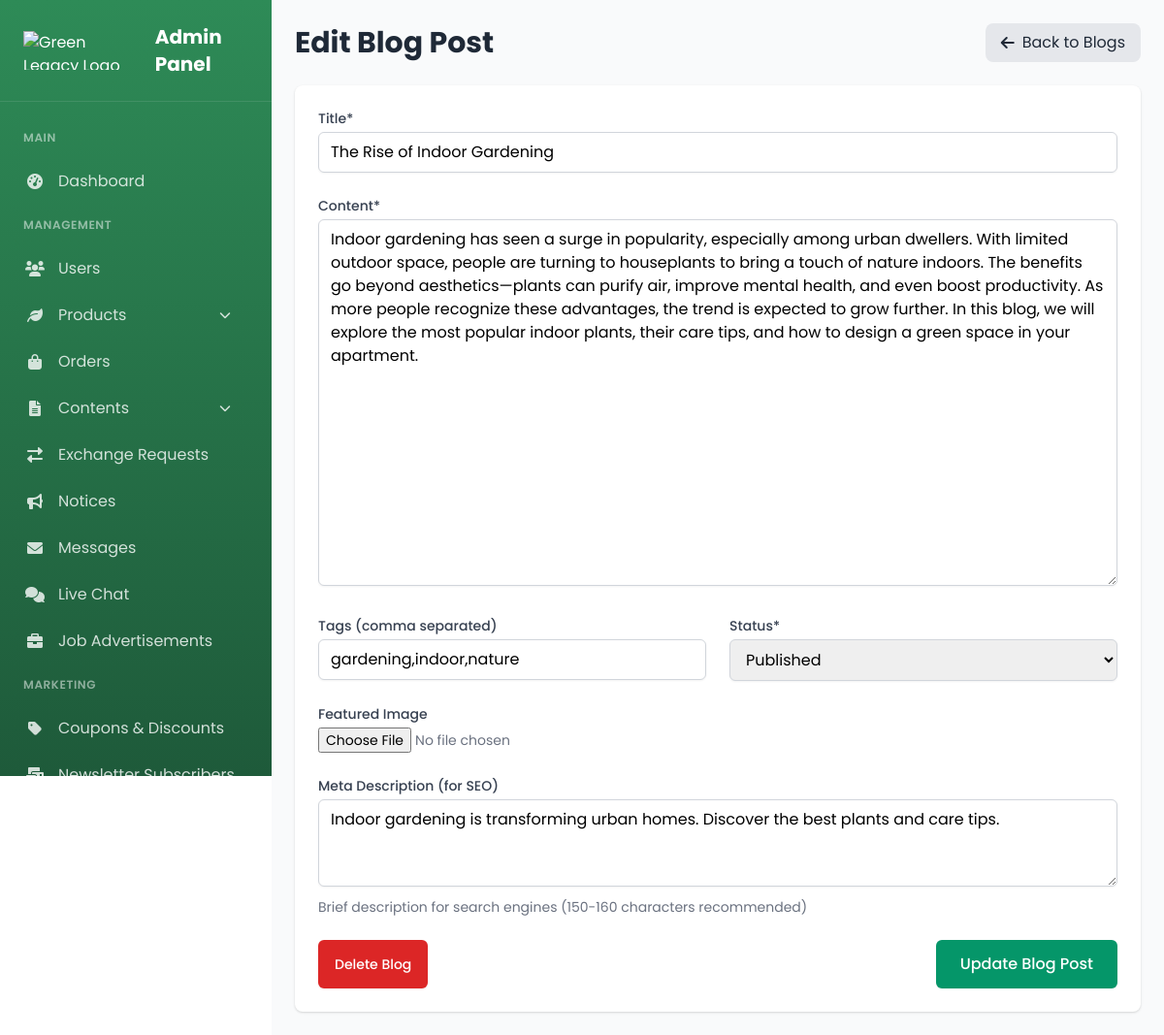
The page /admin_edit_blog.php?id=22 (signed in) on the database its author committed.
### tables this page shows
CREATE TABLE `blogs` (
  `id` int(11) NOT NULL,
  `title` varchar(255) NOT NULL,
  `content` longtext NOT NULL,
  `author_id` int(11) NOT NULL,
  `tags` varchar(255) DEFAULT NULL,
  `featured_image` varchar(255) DEFAULT NULL,
  `meta_description` varchar(160) DEFAULT NULL,
  `status` enum('draft','pending','published','rejected') NOT NULL DEFAULT 'draft',
  `created_at` timestamp NOT NULL DEFAULT current_timestamp(),
  `updated_at` timestamp NOT NULL DEFAULT current_timestamp() ON UPDATE current_timestamp(),
  `published_at` datetime DEFAULT NULL,
  `approved_by` int(11) DEFAULT NULL
);

### admin_edit_blog.php (the view, shortened to what this page needs)
<?php
require_once 'db_connect.php';
$blog_id = $_GET['id'];
$stmt = $conn->prepare("SELECT * FROM blogs WHERE id = ?");
$stmt->bind_param("i", $blog_id);
$stmt->execute();
$result = $stmt->get_result();
$blog = $result->fetch_assoc();
?>
<?php include 'admin_sidebar.php'; ?>
<div class="main-content">
    <div class="ml-0 lg:ml-[280px] min-h-screen bg-gray-50">
        <div class="p-6">
            <div class="flex justify-between items-center mb-6">
                <h1 class="text-3xl font-bold text-gray-800">Edit Blog Post</h1>
                <a href="admin_blogs.php" class="bg-gray-200 hover:bg-gray-300 text-gray-800 px-4 py-2 rounded-lg flex items-center">
                    <i class="fas fa-arrow-left mr-2"></i> Back to Blogs
                </a>
            </div>
            <div class="bg-white rounded-lg shadow overflow-hidden p-6">
                <form action="admin_edit_blog.php?id=<?php echo $blog_id; ?>" method="POST" enctype="multipart/form-data">
                    <div class="mb-6">
                        <label for="title" class="block text-sm font-medium text-gray-700 mb-1">Title*</label>
                        <input type="text" id="title" name="title" required
                            value="<?php echo htmlspecialchars($blog['title']); ?>"
                            class="w-full px-3 py-2 border border-gray-300 rounded-md shadow-sm focus:outline-none focus:ring-green-500 focus:border-green-500">
                    </div>
                    <div class="mb-6">
                        <label for="content" class="block text-sm font-medium text-gray-700 mb-1">Content*</label>
                        <textarea id="content" name="content" rows="15" required
                            class="w-full px-3 py-2 border border-gray-300 rounded-md shadow-sm focus:outline-none focus:ring-green-500 focus:border-green-500"><?php echo htmlspecialchars($blog['content']); ?></textarea>
                    </div>
                    <div class="grid grid-cols-1 md:grid-cols-2 gap-6 mb-6">
                        <div>
                            <label for="tags" class="block text-sm font-medium text-gray-700 mb-1">Tags (comma separated)</label>
                            <input type="text" id="tags" name="tags"
                                value="<?php echo htmlspecialchars($blog['tags']); ?>"
                                class="w-full px-3 py-2 border border-gray-300 rounded-md shadow-sm focus:outline-none focus:ring-green-500 focus:border-green-500"
                                placeholder="gardening, plants, tips">
                        </div>
                        <div>
                            <label for="status" class="block text-sm font-medium text-gray-700 mb-1">Status*</label>
                            <select id="status" name="status" required
                                class="w-full px-3 py-2 border border-gray-300 rounded-md shadow-sm focus:outline-none focus:ring-green-500 focus:border-green-500">
                                <option value="published" <?php echo $blog['status'] == 'published' ? 'selected' : ''; ?>>Published</option>
                            </select>
                        </div>
                    </div>
                    <div class="mb-6">
                        <label class="block text-sm font-medium text-gray-700 mb-1">Featured Image</label>
                        <div class="flex items-center">
                            <div class="flex-1">
                                <input type="file" id="featured_image" name="featured_image" accept="image/*"
                                    class="block w-full text-sm text-gray-500
                                        file:mr-4 file:py-2 file:px-4
                                        file:rounded-md file:border-0
                                        file:text-sm file:font-semibold
                                        file:bg-green-50 file:text-green-700
                                        hover:file:bg-green-100">
                            </div>
                        </div>
                    </div>
                    <div class="mb-6">
                        <label for="meta_description" class="block text-sm font-medium text-gray-700 mb-1">Meta Description (for SEO)</label>
                        <textarea id="meta_description" name="meta_description" rows="3"
                            class="w-full px-3 py-2 border border-gray-300 rounded-md shadow-sm focus:outline-none focus:ring-green-500 focus:border-green-500"><?php echo htmlspecialchars($blog['meta_description']); ?></textarea>
                        <p class="mt-1 text-sm text-gray-500">Brief description for search engines (150-160 characters recommended)</p>
                    </div>
                    <div class="flex justify-between">
                        <button type="button" onclick="if(confirm('Are you sure you want to delete this blog post?')) { window.location.href='admin_delete_blog.php?id=<?php echo $blog_id; ?>'; }"
                            class="px-4 py-2 border border-transparent rounded-md shadow-sm text-sm font-medium text-white bg-red-600 hover:bg-red-700 focus:outline-none focus:ring-2 focus:ring-offset-2 focus:ring-red-500">
                            Delete Blog
                        </button>
                        <button type="submit"
                            class="px-6 py-3 border border-transparent rounded-md shadow-sm text-base font-medium text-white bg-green-600 hover:bg-green-700 focus:outline-none focus:ring-2 focus:ring-offset-2 focus:ring-green-500">
                            Update Blog Post
                        </button>
                    </div>
                </form>
            </div>
        </div>
    </div>
</div>
</body>
</html>

### admin_sidebar.php (style rules this page uses)
:root { --primary-green: #2E8B57; --light-green: #a8e6cf; --sidebar-width: 280px; }
body { font-family: 'Poppins', sans-serif; }

### admin_edit_blog.php (style rules this page uses)
.main-content { margin-left: 280px; }

### rows shown on the page
blogs: title "The Rise of Indoor Gardening", content "Indoor gardening has seen a surge in popularity, especially among urban dwellers. With limited outdoor space, people are turning to houseplants to bring a touch of nature indoors. The benefits go beyond aesthetics—plants can purify air, improve mental health, and even boost productivity. As more people recognize these advantages, the trend is expected to grow further. In this blog, we will explore the most popular indoor plants, their care tips, and how to design a green space in your apartment.", tags "gardening,indoor,nature", status "Published", meta_description "Indoor gardening is transforming urban homes. Discover the best plants and care tips."
